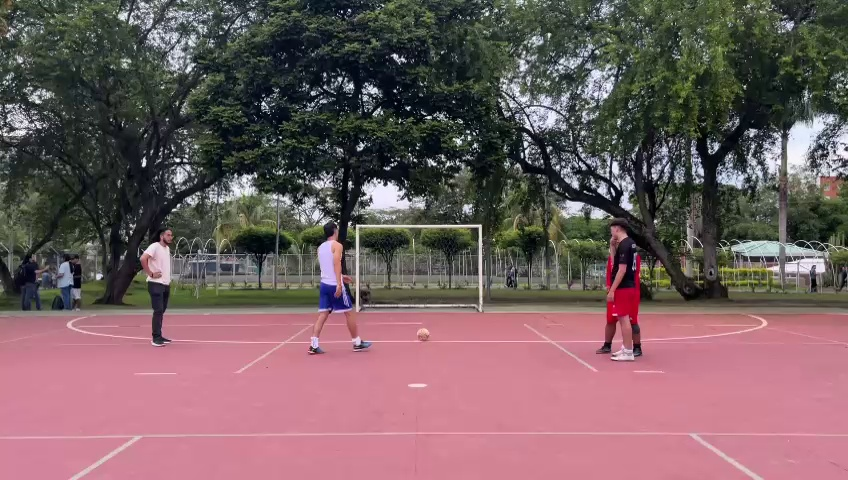
#> input picture src/transform/raw_img/video1_fotograma0.jpeg, 848 x 480 px, found by its file name
$ jupyter execute --allow-errors transform.ipynb
#> lines starting #> are read from the running program, lines starting #| are printed output that depends on the picture
### 🎥 Extracción de fotogramas de videos

Este script extrae fotogramas de videos y los guarda en una carpeta de salida:

- **`extraer_fotogramas`**: Extrae fotogramas de un video, guardando solo aquellos que son múltiplos de un valor `salto_fotogramas` (por defecto, cada 15 fotogramas).
- **`procesar_carpeta_videos`**: Recorre todos los videos en una carpeta de entrada, y para cada uno extrae los fotogramas según el intervalo especificado, guardándolos en una carpeta de salida.

Los fotogramas extraídos se guardan como archivos `.jpeg` con nombres únicos basados en el nombre del video y el índice del fotograma.

Es útil para convertir videos en una secuencia de imágenes de manera eficiente.

[cell 1]
import cv2
import os

def extraer_fotogramas(video_path, output_folder, salto_fotogramas=15):

    # Obtener el nombre del video sin extensión
    base_name = os.path.splitext(os.path.basename(video_path))[0]

    cap = cv2.VideoCapture(video_path)
    frame_index = 0  # Contador de fotogramas

    while True:
        ret, frame = cap.read()
        if not ret:
            break

        # Guardar solo si el fotograma es múltiplo de salto_fotogramas
        if frame_index % salto_fotogramas == 0:
            output_filename = f"{base_name}_fotograma{frame_index}.jpeg"
            output_path = os.path.join(output_folder, output_filename)
            cv2.imwrite(output_path, frame)

        frame_index += 1

    cap.release()

def procesar_carpeta_videos(input_folder, output_folder, salto_fotogramas=15):
    """
    Recorre todos los videos de la carpeta de entrada y extrae fotogramas,
    guardándolos en la misma carpeta de salida con un nombre único.
    """

    # Crear la carpeta de salida si no existe
    if not os.path.exists(output_folder):
        os.makedirs(output_folder)

    # Definir las extensiones de video que se desean procesar
    extensiones_video = ('.mp4', '.avi', '.mov', '.mkv')

    for filename in os.listdir(input_folder):
        if filename.lower().endswith(extensiones_video):
            video_path = os.path.join(input_folder, filename)
            extraer_fotogramas(video_path, output_folder, salto_fotogramas)


carpeta_entrada = r"E:/Futsal/transform/raw_video/"          # Carpeta que contiene todos los videos
carpeta_salida = r"E:/Futsal/transform/raw_img/"       # Carpeta donde se creará una subcarpeta por cada video

#> (the rest of this cell did not finish here and is left out)

### 🖼️ Preparación de imágenes

Este script prepara las imágenes para su procesamiento:

- **`preparar_imagenes`**: Recorre todos los archivos de una carpeta de entrada, y para cada imagen:
  1. La convierte a escala de grises.
  2. La redimensiona a un tamaño de 640x640 píxeles.
  3. La guarda en una carpeta de salida.

Este proceso es útil para estandarizar y optimizar las imágenes antes de ser utilizadas en modelos de aprendizaje automático o procesamiento de imágenes.

[cell 2]
import os
from PIL import Image

def preparar_imagenes(input_folder, output_folder, size=(640, 640)):
    # Crear la carpeta de salida si no existe
#> called with input_folder = 'E:/Futsal/transform/raw_img', output_folder = 'E:/Futsal/transform/img', size = (640, 640)
    if not os.path.exists(output_folder):
        os.makedirs(output_folder)

    # Recorrer todos los archivos de la carpeta de entrada
    for filename in os.listdir(input_folder):
        # Filtrar para que procese solo los formatos de imagen deseados
        if filename.lower().endswith(('.jpg', '.jpeg', '.png', '.bmp', '.tiff', '.gif')):
            input_path = os.path.join(input_folder, filename)
            output_path = os.path.join(output_folder, filename)

            # Abrir la imagen
            with Image.open(input_path) as img:
                # Convertir a blanco y negro
#> img is the input picture: PIL image 848x480 RGB; mean R, G, B 117.5, 94.6, 96.7
                img_bn = img.convert('L')
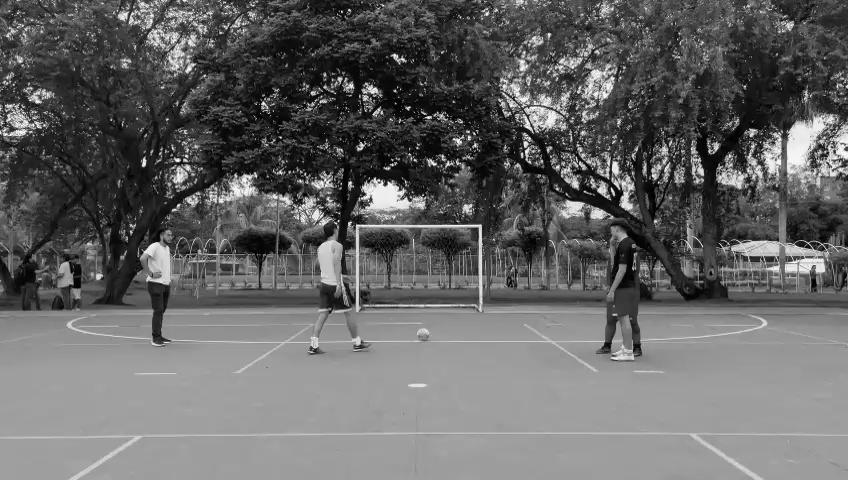
#> img_bn: PIL image 848x480 L; min 0, max 255, mean 101.7
                # Redimensionar a 640x640
                img_redimensionada = img_bn.resize(size)
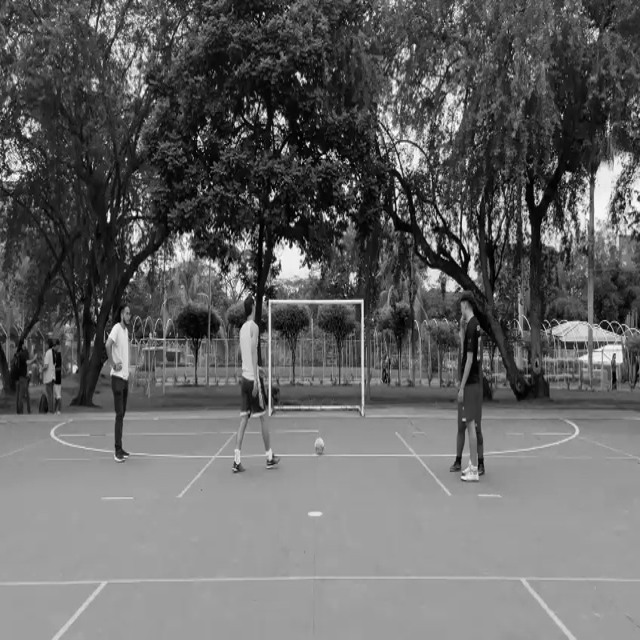
#> img_redimensionada: PIL image 640x640 L; min 0, max 255, mean 101.7
                # Guardar la imagen resultante en la carpeta de salida
                img_redimensionada.save(output_path)
#> pass 2 of the loop in preparar_imagenes, `for filename in os.listdir(input_folder):`:
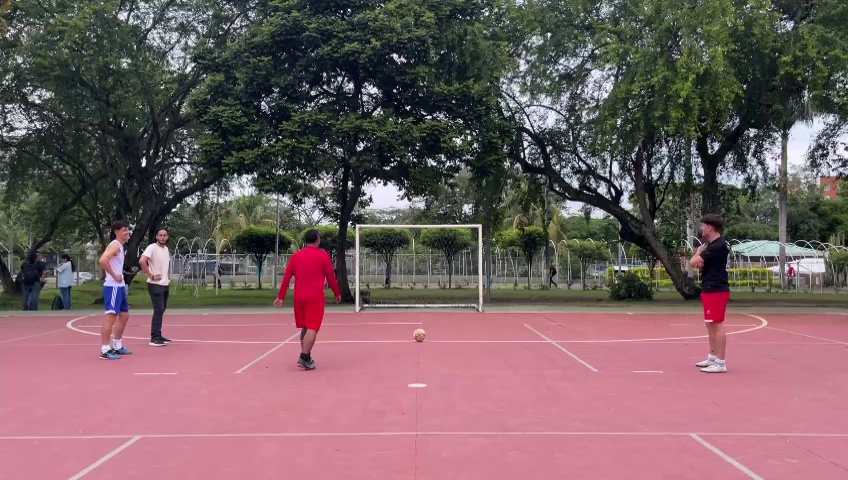
#> input picture src/transform/raw_img/video1_fotograma1005.jpeg, 848 x 480 px, found by its file name
#> in preparar_imagenes, img is the input picture: PIL image 848x480 RGB; mean R, G, B 118.5, 95.2, 98.1
#> in preparar_imagenes, `img_bn = img.convert('L')`:
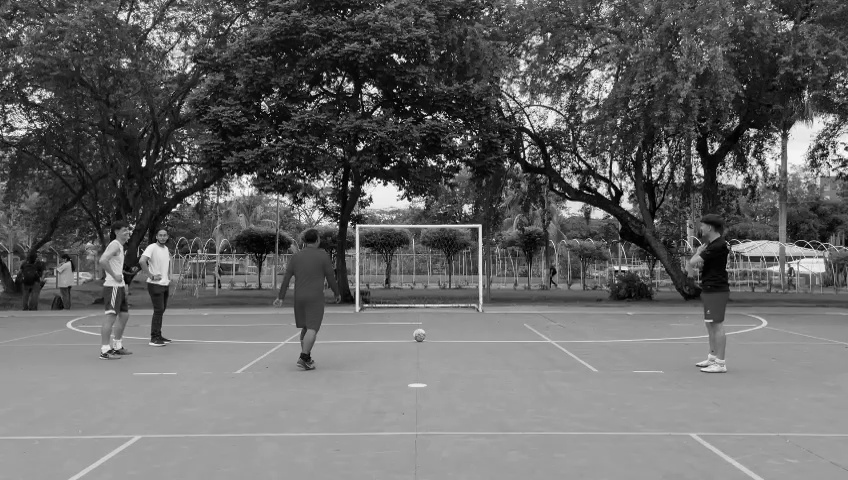
#> img_bn: PIL image 848x480 L; min 0, max 255, mean 102.5
#> in preparar_imagenes, `img_redimensionada = img_bn.resize(size)`:
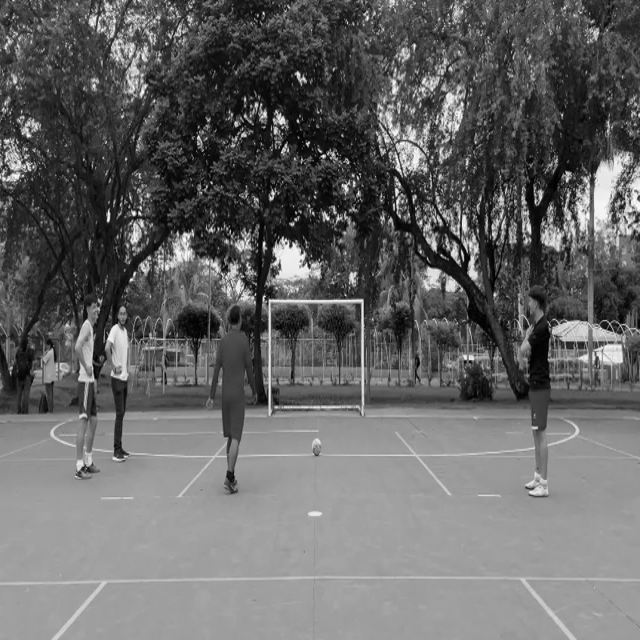
#> img_redimensionada: PIL image 640x640 L; min 0, max 255, mean 102.5
#> pass 3 of the loop in preparar_imagenes, `for filename in os.listdir(input_folder):`:
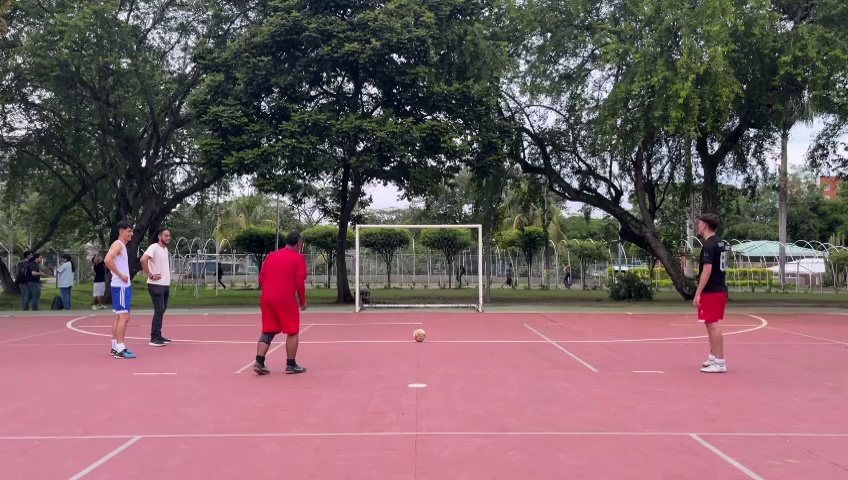
#> input picture src/transform/raw_img/video1_fotograma1175.jpeg, 848 x 480 px, found by its file name
#> in preparar_imagenes, img is the input picture: PIL image 848x480 RGB; mean R, G, B 119, 95.6, 98.8
#> in preparar_imagenes, `img_bn = img.convert('L')`:
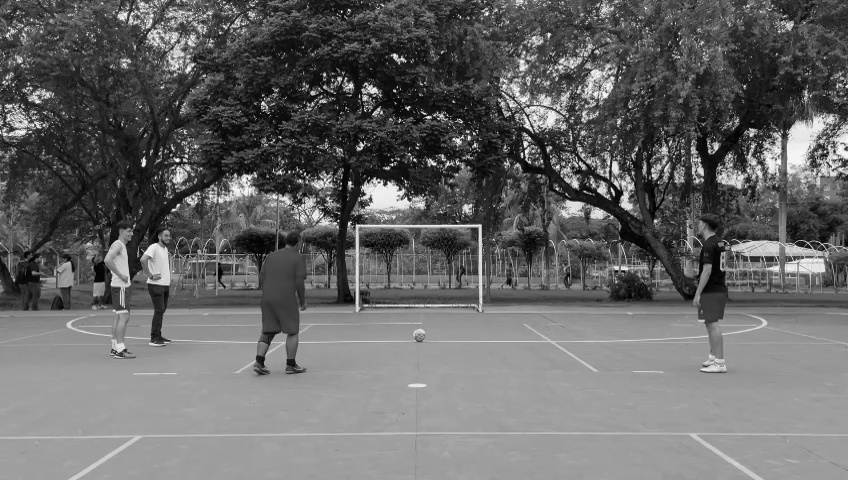
#> img_bn: PIL image 848x480 L; min 0, max 254, mean 102.9
#> in preparar_imagenes, `img_redimensionada = img_bn.resize(size)`:
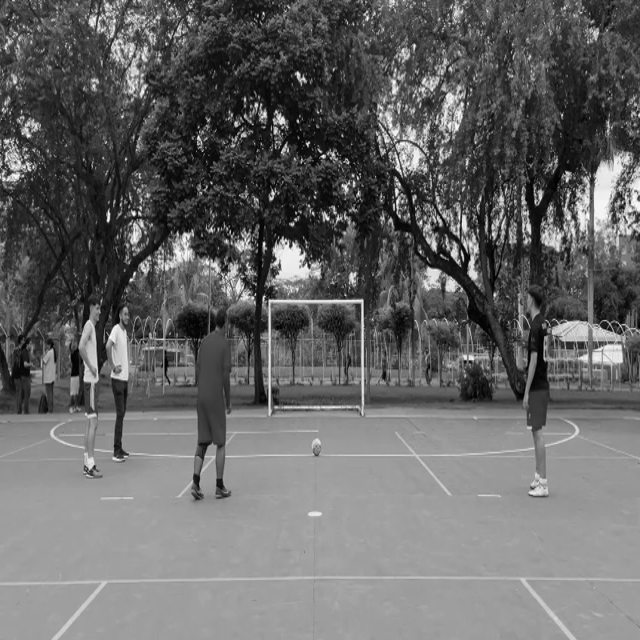
#> img_redimensionada: PIL image 640x640 L; min 0, max 255, mean 102.9


carpeta_entrada = r"E:/Futsal/transform/raw_img"
carpeta_salida = r"E:/Futsal/transform/img"
preparar_imagenes(carpeta_entrada, carpeta_salida)
